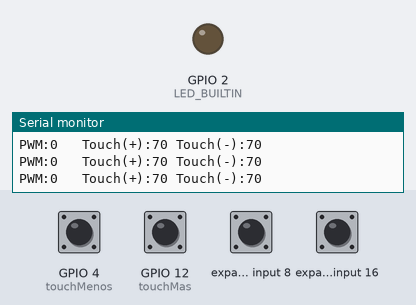
The sketch below on a simulated ESP32. Parts: output pins drawn as LEDs (lit = HIGH), the last lines printed to the serial monitor. The test bench sets the inputs (shaded band); at power-on: GPIO 4 (touchMenos), GPIO 12 (touchMas), expander input 8, expander input 16 HIGH.

Above: at 2.2 s.
2.3 s: GPIO 12 (touchMas) pulled LOW for 0.15 s
At 3.5 s:
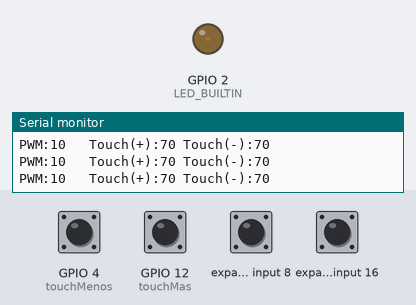
3.9 s: GPIO 4 (touchMenos) pulled LOW for 0.15 s
At 5.1 s:
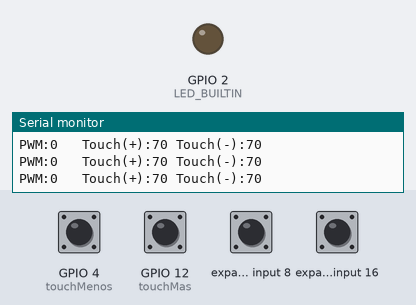
5.5 s: GPIO 12 (touchMas) pulled LOW for 1 s
At 6.5 s:
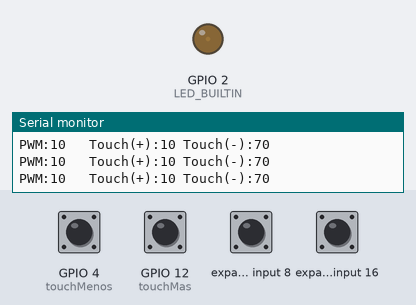
8.0 s: expander input 16 pulled LOW for 0.15 s
At 8.6 s:
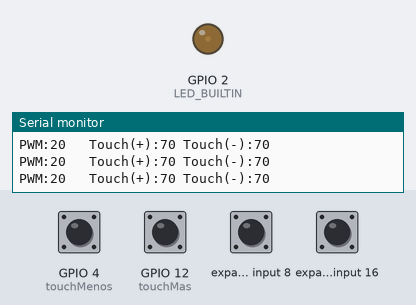
9.6 s: expander input 16 pulled LOW for 1 s
At 10.0 s:
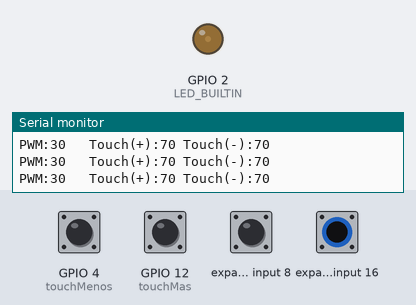
12.1 s: GPIO 12 (touchMas) pulsed LOW 5 times (0.12 s each, 0.3 s apart)
At 14.3 s:
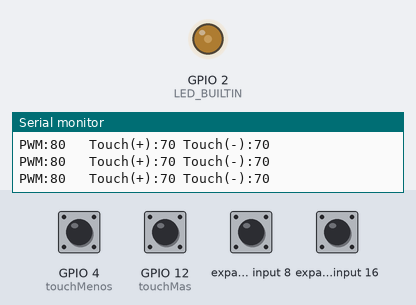
Timing chart, 0 to 15.8 s (numbered marks = the images above; inputs shaded):
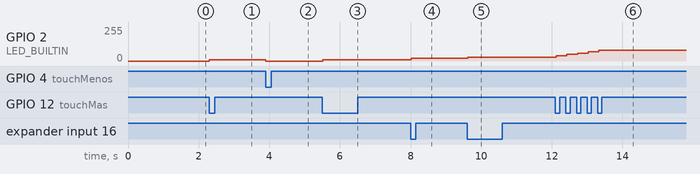

The sketch:

Aumentar_y_disminuir_un_LED_con_Touch.ino
```cpp
const int touchMas = 12;   //Pin del Touch 5
const int touchMenos = 4;  //Pin del Touch 0
const int maximo = 255;
const int minimo = 0;
int estadoLed = 0;


volatile bool touchDetectado1 = false;  // Variable para indicar si se detectó un toque
volatile bool touchDetectado2 = false;  // Variable para indicar si se detectó un toque

void IRAM_ATTR handleTouch1() {   // almacena la funcion en memoria RAM en lugar de la flash para un rapido acceso
  touchDetectado1 = true;  // Establece la variable touchDetectado1 como verdadera al detectar un toque
}

void IRAM_ATTR handleTouch2() {
  touchDetectado2 = true;  // Establece la variable touchDetectado2 como verdadera al detectar un toque
}

void setup(){
  Serial.begin(115200);
  delay(1000);
  //pinMode(touchMas, INPUT);
  //pinMode(touchMenos, INPUT);
  pinMode(LED_BUILTIN, OUTPUT);
  //analogReadResolution(10);
  touchAttachInterrupt(touchMas, handleTouch1, 40);  // Asigna la función handleTouch1 como interrupción
  touchAttachInterrupt(touchMenos, handleTouch2, 40);  // Asigna la función handleTouch2 como interrupción

  touchAttachInterrupt(digitalPinToInterrupt(touchMas), handleTouch1, 40);  // Asigna la función handleTouch1 como interrupción
  touchAttachInterrupt(digitalPinToInterrupt(touchMenos), handleTouch2, 40);  // Asigna la función handleTouch1 como interrupción

}

void loop(){
  if (touchDetectado1) {
    estadoLed += 10;
    touchDetectado1 = false;
    estadoLed = min(estadoLed, maximo);
  } else if (touchDetectado2) {
    estadoLed -= 10;
    touchDetectado2 = false;
    estadoLed = max(estadoLed, minimo);
  }
  analogWrite(LED_BUILTIN, estadoLed);
  //Serial.println(estadoLed);
  Serial.printf("PWM:%d   Touch(+):%d Touch(-):%d \n",estadoLed,touchRead(touchMas),touchRead(touchMenos));
  delay(100);
}


//  Serial.printf("PWM:%d   Touch(+):%d Touch(-):%d \n",estadoLed,touchRead(touchMas),touchRead(touchMenos));
```

Measured:
- after the input at 2.3 s, GPIO 2 (LED_BUILTIN): 0/255 → 10/255 at once
- after the input at 3.9 s, GPIO 2 (LED_BUILTIN): 10/255 → 0/255 at once
- after the input at 5.5 s, GPIO 2 (LED_BUILTIN): 0/255 → 10/255 at once
- after the input at 8.0 s, GPIO 2 (LED_BUILTIN): 10/255 → 20/255 at once
- after the input at 9.6 s, GPIO 2 (LED_BUILTIN): 20/255 → 30/255 at once
- after the input at 12.1 s, GPIO 2 (LED_BUILTIN): moves from 30/255 to 80/255 over 1.2 s, starting at once
